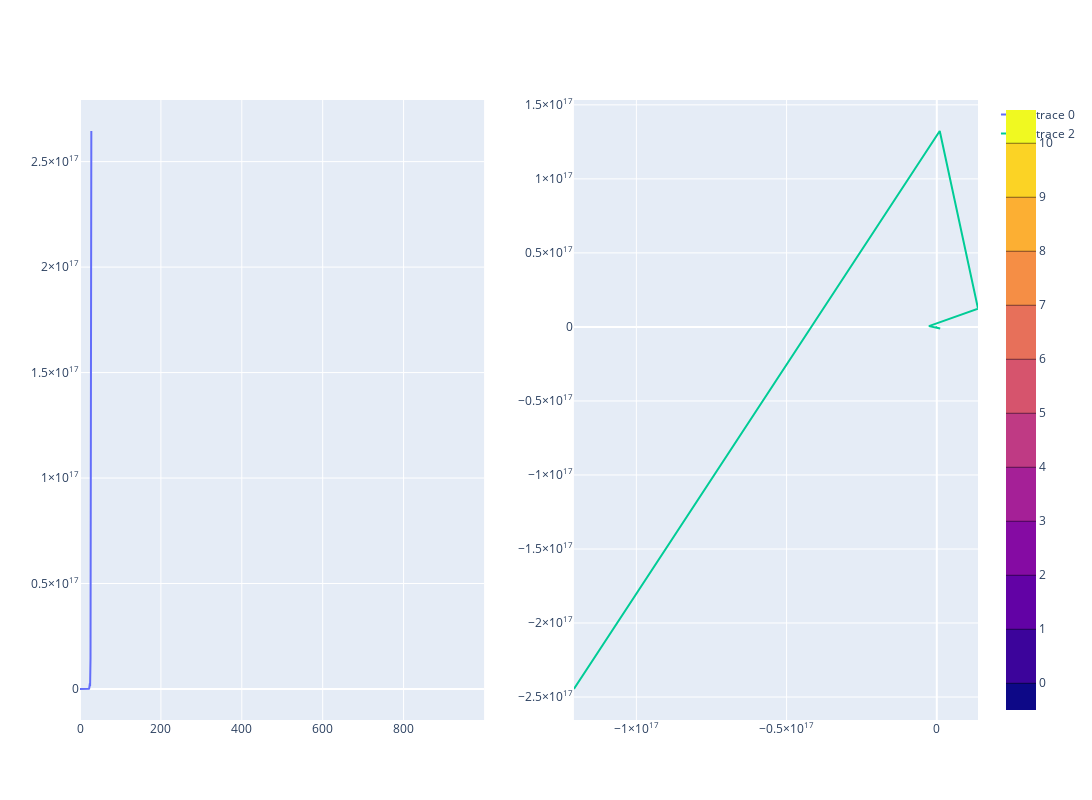

Write notebook code for a chart like this one.
### Code cell
m = of.AlpineN1(start=[2.5,2.5])
alpline_sgdlevy = of.OptimisationProblem(
    m,
    SGDLevy(m.parameters(), lr=0.01, momentum=0.90, noise_pc=8e-2, alpha=2),
    n_epochs = 1000
)

losses, params, preds = alpline_sgdlevy.run()
fig = alpline_sgdlevy.visualise((-5, 6), (-6, 6), 0.1, render="contour")
fig.show()

### Figure 1 — Plotly figure (JSON) as saved in the notebook; plotly's stock layout.template omitted (floating-point values rounded to 4 significant figures; data arrays with more than 128 entries replaced by an {"elided": "..."} marker saying what was removed)
{"data": [{"type": "scatter", "x": {"elided": "1000 int values"}, "xaxis": "x", "y": {"elided": "1000 float values"}, "yaxis": "y"}, {"type": "contour", "x": [-5, -4.9, -4.8, -4.7, -4.6, -4.5, -4.4, -4.3, -4.2, -4.1, -4.0, -3.9, -3.8, -3.7, -3.6, -3.5, -3.4, -3.3, -3.2, -3.1, -3.0, -2.9, -2.8, -2.7, -2.6, -2.5, -2.4, -2.3, -2.2, -2.1, -2.0, -1.9, -1.8, -1.7, -1.6, -1.5, -1.4, -1.3, -1.2, -1.1, -1.0, -0.9, -0.8, -0.7, -0.6, -0.5, -0.4, -0.3, -0.2, -0.1, -1.776e-14, 0.1, 0.2, 0.3, 0.4, 0.5, 0.6, 0.7, 0.8, 0.9, 1.0, 1.1, 1.2, 1.3, 1.4, 1.5, 1.6, 1.7, 1.8, 1.9, 2.0, 2.1, 2.2, 2.3, 2.4, 2.5, 2.6, 2.7, 2.8, 2.9, 3.0, 3.1, 3.2, 3.3, 3.4, 3.5, 3.6, 3.7, 3.8, 3.9, 4.0, 4.1, 4.2, 4.3, 4.4, 4.5, 4.6, 4.7, 4.8, 4.9, 5.0, 5.1, 5.2, 5.3, 5.4, 5.5, 5.6, 5.7, 5.8, 5.9], "xaxis": "x2", "y": [-6, -5.9, -5.8, -5.7, -5.6, -5.5, -5.4, -5.3, -5.2, -5.1, -5.0, -4.9, -4.8, -4.7, -4.6, -4.5, -4.4, -4.3, -4.2, -4.1, -4.0, -3.9, -3.8, -3.7, -3.6, -3.5, -3.4, -3.3, -3.2, -3.1, -3.0, -2.9, -2.8, -2.7, -2.6, -2.5, -2.4, -2.3, -2.2, -2.1, -2.0, -1.9, -1.8, -1.7, -1.6, -1.5, -1.4, -1.3, -1.2, -1.1, -1.0, -0.9, -0.8, -0.7, -0.6, -0.5, -0.4, -0.3, -0.2, -0.1, -2.132e-14, 0.1, 0.2, 0.3, 0.4, 0.5, 0.6, 0.7, 0.8, 0.9, 1.0, 1.1, 1.2, 1.3, 1.4, 1.5, 1.6, 1.7, 1.8, 1.9, 2.0, 2.1, 2.2, 2.3, 2.4, 2.5, 2.6, 2.7, 2.8, 2.9, 3.0, 3.1, 3.2, 3.3, 3.4, 3.5, 3.6, 3.7, 3.8, 3.9, 4.0, 4.1, 4.2, 4.3, 4.4, 4.5, 4.6, 4.7, 4.8, 4.9, 5.0, 5.1, 5.2, 5.3, 5.4, 5.5, 5.6, 5.7, 5.8, 5.9], "yaxis": "y2", "z": {"elided": "120x110 float values"}}, {"text": {"elided": "1000 str values"}, "type": "scatter", "x": {"elided": "1001 float values"}, "xaxis": "x2", "y": {"elided": "1001 float values"}, "yaxis": "y2"}], "layout": {"autosize": false, "height": 800, "width": 1600, "xaxis": {"anchor": "y", "domain": [0, 0.45]}, "xaxis2": {"anchor": "y2", "domain": [0.55, 1]}, "yaxis": {"anchor": "x", "domain": [0, 1]}, "yaxis2": {"anchor": "x2", "domain": [0, 1]}}}
